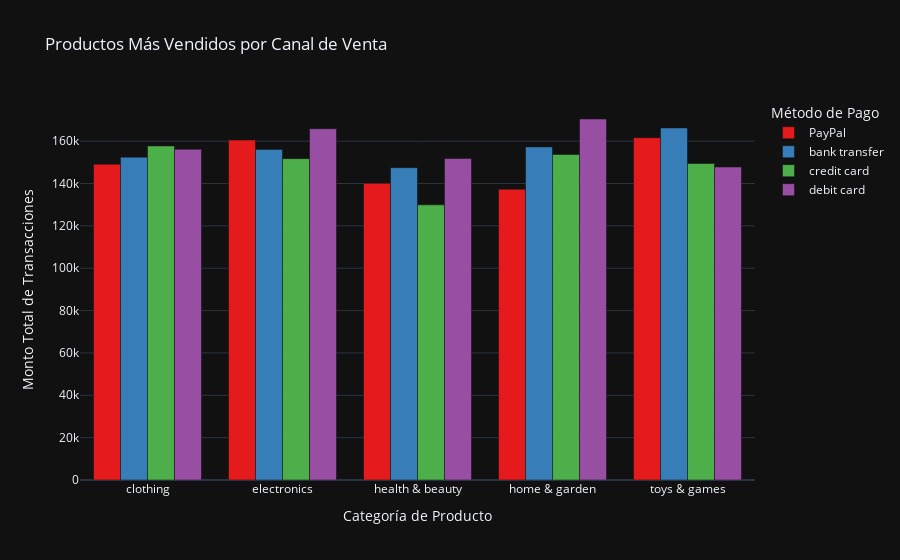

Write notebook code for a chart like this one.
### Code cell
df_grouped = df_pandas.groupby(['Product Category', 'Payment Method'])['Transaction Amount'].sum().reset_index()
px.bar(
    df_grouped,
    x='Product Category',
    y='Transaction Amount',
    color='Payment Method',
    barmode='group',
    title='Productos Más Vendidos por Canal de Venta',
    labels={'Product Category': 'Categoría de Producto', 'Transaction Amount': 'Monto Total de Transacciones', 'Payment Method': 'Método de Pago'},
    color_discrete_sequence=px.colors.qualitative.Set1,
    template='plotly_dark'
)

### Figure 1 — Plotly figure (JSON) as saved in the notebook; plotly's stock layout.template omitted (floating-point values rounded to 4 significant figures)
{"data": [{"alignmentgroup": "True", "hovertemplate": "Método de Pago=PayPal<br>Categoría de Producto=%{x}<br>Monto Total de Transacciones=%{y}<extra></extra>", "legendgroup": "PayPal", "marker": {"color": "rgb(228,26,28)", "pattern": {"shape": ""}}, "name": "PayPal", "offsetgroup": "PayPal", "orientation": "v", "showlegend": true, "textposition": "auto", "type": "bar", "x": ["clothing", "electronics", "health & beauty", "home & garden", "toys & games"], "xaxis": "x", "y": [149100.0, 160500.0, 140100.0, 137300.0, 161600.0], "yaxis": "y"}, {"alignmentgroup": "True", "hovertemplate": "Método de Pago=bank transfer<br>Categoría de Producto=%{x}<br>Monto Total de Transacciones=%{y}<extra></extra>", "legendgroup": "bank transfer", "marker": {"color": "rgb(55,126,184)", "pattern": {"shape": ""}}, "name": "bank transfer", "offsetgroup": "bank transfer", "orientation": "v", "showlegend": true, "textposition": "auto", "type": "bar", "x": ["clothing", "electronics", "health & beauty", "home & garden", "toys & games"], "xaxis": "x", "y": [152500.0, 156100.0, 147500.0, 157300.0, 166200.0], "yaxis": "y"}, {"alignmentgroup": "True", "hovertemplate": "Método de Pago=credit card<br>Categoría de Producto=%{x}<br>Monto Total de Transacciones=%{y}<extra></extra>", "legendgroup": "credit card", "marker": {"color": "rgb(77,175,74)", "pattern": {"shape": ""}}, "name": "credit card", "offsetgroup": "credit card", "orientation": "v", "showlegend": true, "textposition": "auto", "type": "bar", "x": ["clothing", "electronics", "health & beauty", "home & garden", "toys & games"], "xaxis": "x", "y": [157700.0, 151700.0, 129900.0, 153700.0, 149400.0], "yaxis": "y"}, {"alignmentgroup": "True", "hovertemplate": "Método de Pago=debit card<br>Categoría de Producto=%{x}<br>Monto Total de Transacciones=%{y}<extra></extra>", "legendgroup": "debit card", "marker": {"color": "rgb(152,78,163)", "pattern": {"shape": ""}}, "name": "debit card", "offsetgroup": "debit card", "orientation": "v", "showlegend": true, "textposition": "auto", "type": "bar", "x": ["clothing", "electronics", "health & beauty", "home & garden", "toys & games"], "xaxis": "x", "y": [156200.0, 165900.0, 151800.0, 170500.0, 147800.0], "yaxis": "y"}], "layout": {"barmode": "group", "legend": {"title": {"text": "Método de Pago"}, "tracegroupgap": 0}, "title": {"text": "Productos Más Vendidos por Canal de Venta"}, "xaxis": {"anchor": "y", "domain": [0, 1], "title": {"text": "Categoría de Producto"}}, "yaxis": {"anchor": "x", "domain": [0, 1], "title": {"text": "Monto Total de Transacciones"}}}}
